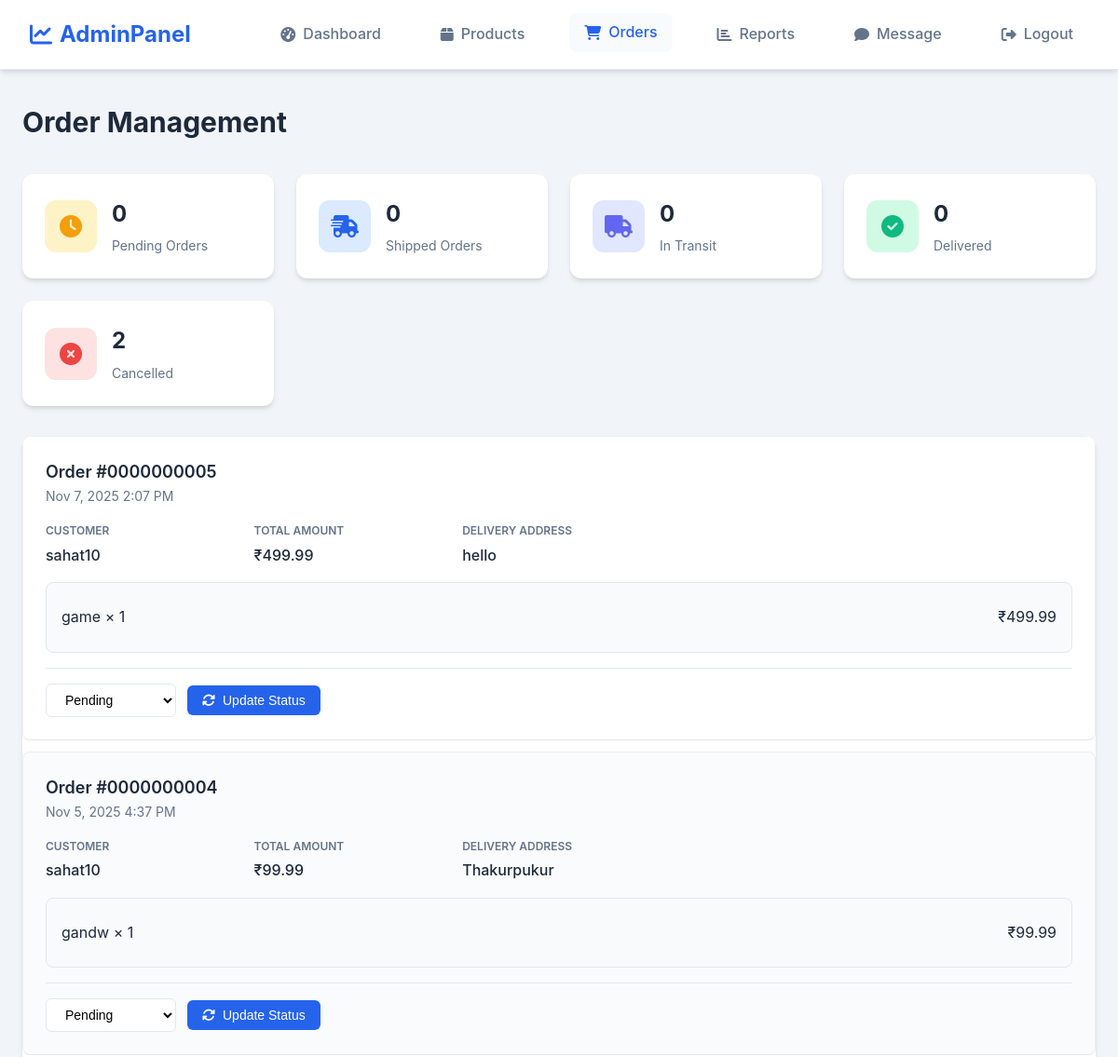
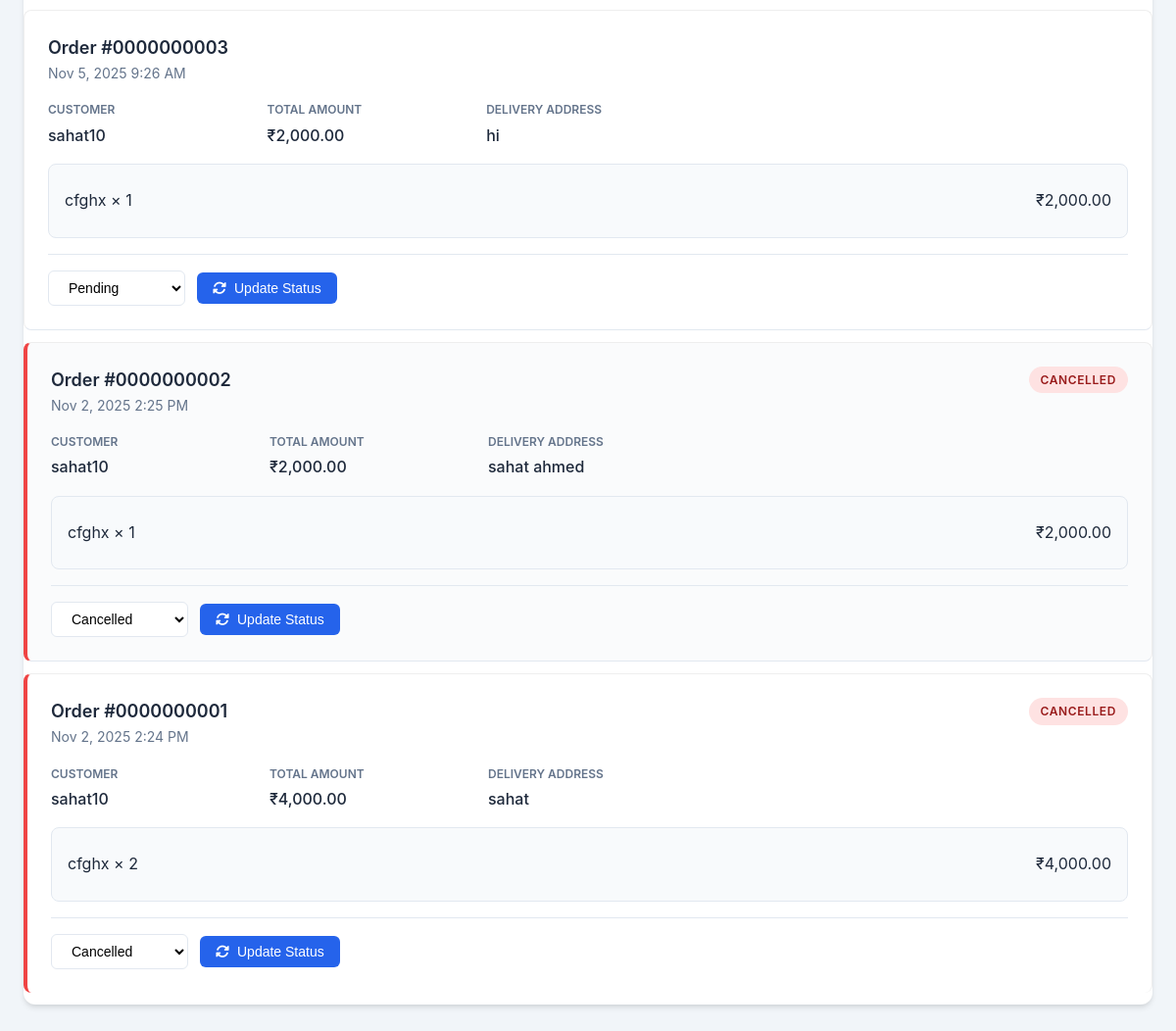
The app's page /admin/orders.php (signed in) with its own data (2 pictures, top to bottom).
### tables this page shows
CREATE TABLE `orders` (
  `order_id` int(11) NOT NULL,
  `user_id` int(11) DEFAULT NULL,
  `order_date` datetime DEFAULT current_timestamp(),
  `total_amount` decimal(10,2) DEFAULT NULL,
  `delivery_address` text DEFAULT NULL,
  `order_status` enum('Pending','Shipped','In Transit','Delivered','Cancelled') DEFAULT 'Pending',
  `payment_method` varchar(20) DEFAULT 'COD'
);

CREATE TABLE `users` (
  `user_id` int(11) NOT NULL,
  `first_name` varchar(50) DEFAULT NULL,
  `last_name` varchar(50) DEFAULT NULL,
  `username` varchar(30) NOT NULL,
  `email` varchar(100) NOT NULL,
  `mobile_number` varchar(15) DEFAULT NULL,
  `password_hash` varchar(255) NOT NULL,
  `registration_date` datetime DEFAULT current_timestamp(),
  `last_login` datetime DEFAULT NULL
);

CREATE TABLE `order_items` (
  `order_item_id` int(11) NOT NULL,
  `order_id` int(11) DEFAULT NULL,
  `product_id` int(11) DEFAULT NULL,
  `quantity` int(11) DEFAULT NULL,
  `unit_price` decimal(10,2) DEFAULT NULL,
  `subtotal` decimal(10,2) DEFAULT NULL
);

CREATE TABLE `products` (
  `product_id` int(11) NOT NULL,
  `product_name` varchar(100) DEFAULT NULL,
  `description` text DEFAULT NULL,
  `price` decimal(10,2) DEFAULT NULL,
  `original_price` int(50) NOT NULL,
  `rating` double NOT NULL,
  `on_sale` tinyint(1) NOT NULL,
  `image_url` varchar(255) DEFAULT NULL,
  `category_id` int(11) DEFAULT NULL,
  `stock_quantity` int(11) DEFAULT 0,
  `created_at` datetime DEFAULT current_timestamp(),
  `updated_at` datetime DEFAULT current_timestamp() ON UPDATE current_timestamp()
);

### includes/db.php (called while the page is built, shortened)
<?php
function esc($s) {
    return htmlspecialchars($s, ENT_QUOTES | ENT_SUBSTITUTE, 'UTF-8');
}
?>

### admin/orders.php (the view, shortened to what this page needs)
<?php
require_once __DIR__ . '/../includes/db.php';
$orders = $mysqli->query("SELECT o.*, u.username FROM orders o LEFT JOIN users u ON o.user_id = u.user_id ORDER BY o.order_date DESC")->fetch_all(MYSQLI_ASSOC);
?>
<!DOCTYPE html>
<html lang="en">
<head>
    <link rel="stylesheet" href="../assets/css/style.css">
    <link rel="stylesheet" href="https://cdnjs.cloudflare.com/ajax/libs/font-awesome/6.4.0/css/all.min.css">
</head>
<body>
<?php include 'navbar.php'; ?>
<main class="container">
    <div class="page-header">
        <h1 class="page-title">Order Management</h1>
    </div>
    <div class="stats-cards">
        <?php
        $status_counts = [
            'Pending' => 0,
            'Shipped' => 0,
            'In Transit' => 0,
            'Delivered' => 0,
            'Cancelled' => 0
        ];
        foreach ($orders as $order) {
            if (isset($status_counts[$order['order_status']])) {
                $status_counts[$order['order_status']]++;
            }
        }
        ?>
        <div class="stat-card pending">
            <div class="stat-icon">
                <i class="fas fa-clock"></i>
            </div>
            <div class="stat-info">
                <h3><?= $status_counts['Pending'] ?></h3>
                <p>Pending Orders</p>
            </div>
        </div>
        <div class="stat-card shipped">
            <div class="stat-icon">
                <i class="fas fa-shipping-fast"></i>
            </div>
            <div class="stat-info">
                <h3><?= $status_counts['Shipped'] ?></h3>
                <p>Shipped Orders</p>
            </div>
        </div>
        <div class="stat-card transit">
            <div class="stat-icon">
                <i class="fas fa-truck"></i>
            </div>
            <div class="stat-info">
                <h3><?= $status_counts['In Transit'] ?></h3>
                <p>In Transit</p>
            </div>
        </div>
        <div class="stat-card delivered">
            <div class="stat-icon">
                <i class="fas fa-check-circle"></i>
            </div>
            <div class="stat-info">
                <h3><?= $status_counts['Delivered'] ?></h3>
                <p>Delivered</p>
            </div>
        </div>
        <div class="stat-card cancelled">
            <div class="stat-icon">
                <i class="fas fa-times-circle"></i>
            </div>
            <div class="stat-info">
                <h3><?= $status_counts['Cancelled'] ?></h3>
                <p>Cancelled</p>
            </div>
        </div>
    </div>
    <div class="orders-list">
        <?php if (empty($orders)): ?>
            <div class="empty-state">
                <i class="fas fa-shopping-cart"></i>
                <h3>No orders found</h3>
                <p>There are no orders to display at the moment.</p>
            </div>
        <?php else: ?>
            <?php foreach ($orders as $index => $o): ?>
                <div class="order-card status-<?= strtolower(str_replace(' ', '-', $o['order_status'])) ?>-card">
                    <div class="order-header">
                        <div>
                            <div class="order-id">Order #<?= str_pad($o['order_id'], 10, '0', STR_PAD_LEFT) ?></div>
                            <div class="order-date"><?= date('M j, Y g:i A', strtotime($o['order_date'])) ?></div>
                        </div>
                        <div class="status-badge status-<?= strtolower(str_replace(' ', '-', $o['order_status'])) ?>">
                            <?= $o['order_status'] ?>
                        </div>
                    </div>
                    <div class="order-meta">
                        <div class="meta-item">
                            <span class="meta-label">Customer</span>
                            <span class="meta-value"><?= esc($o['username']) ?></span>
                        </div>
                        <div class="meta-item">
                            <span class="meta-label">Total Amount</span>
                            <span class="meta-value">₹<?= number_format($o['total_amount'], 2) ?></span>
                        </div>
                        <div class="meta-item">
                            <span class="meta-label">Delivery Address</span>
                            <span class="meta-value"><?= esc($o['delivery_address']) ?></span>
                        </div>
                    </div>
                    <div class="order-items">
                        <?php
                            $si = $mysqli->prepare("SELECT oi.*, p.product_name FROM order_items oi LEFT JOIN products p ON oi.product_id = p.product_id WHERE oi.order_id = ?");
                            $si->bind_param('i', $o['order_id']);
                            $si->execute();
                            $items = $si->get_result();
                        ?>
                        <?php while ($it = $items->fetch_assoc()): ?>
                            <div class="order-item">
                                <span><?= esc($it['product_name']) ?> × <?= $it['quantity'] ?></span>
                                <span>₹<?= number_format($it['subtotal'], 2) ?></span>
                            </div>
                        <?php endwhile; ?>
                    </div>
                    <div class="order-actions">
                        <form method="post" class="status-form">
                            <select name="order_status">
                                <?php foreach (["Pending", "Shipped", "In Transit", "Delivered", "Cancelled"] as $s): ?>
                                    <option value="<?= $s ?>" <?= $s === $o['order_status'] ? 'selected' : '' ?>><?= $s ?></option>
                                <?php endforeach; ?>
                            </select>
                            <button type="submit" name="update_status" class="btn btn-primary">
                                <i class="fas fa-sync-alt"></i> Update Status
                            </button>
                        </form>
                    </div>
                </div>
            <?php endforeach; ?>
        <?php endif; ?>
    </div>
</main>
</body>
</html>

### assets/css/style.css (style rules this page uses)
* { box-sizing:border-box }
body { font-family:Inter, Arial, sans-serif;margin:0;background:#f7f7f7;color:#222 }
.container { max-width:1100px;margin:20px auto;padding:15px }
button { background:#28a745;color:#fff;padding:8px 12px;border:none;border-radius:4px;cursor:pointer }
.order-card, .order-admin { background:#fff;padding:12px;border:1px solid #eee;margin-bottom:12px;border-radius:8px }

### admin/orders.php (style rules this page uses)
:root { --primary: #2563eb; --primary-dark: #1d4ed8; --secondary: #64748b; --success: #10b981; --warning: #f59e0b; --error: #ef4444; --light: #f8fafc; --dark: #1e293b; --border: #e2e8f0; --shadow: 0 4px 6px -1px rgba(0, 0, 0, 0.1), 0 2px 4px -1px rgba(0, 0, 0, 0.06); }
* { margin: 0; padding: 0; box-sizing: border-box; }
body { background: #f1f5f9; font-family: 'Inter', 'Segoe UI', system-ui, sans-serif; color: var(--dark); line-height: 1.6; }
.container { max-width: 1200px; margin: 2rem auto; padding: 0 1.5rem; }
.page-header { display: flex; justify-content: space-between; align-items: center; margin-bottom: 2rem; }
.page-title { font-size: 1.875rem; font-weight: 700; color: var(--dark); }
.stats-cards { display: grid; grid-template-columns: repeat(auto-fill, minmax(240px, 1fr)); gap: 1.5rem; margin-bottom: 2rem; }
.stat-card { background: white; border-radius: 0.75rem; padding: 1.5rem; box-shadow: var(--shadow); display: flex; align-items: center; gap: 1rem; }
.stat-icon { width: 3.5rem; height: 3.5rem; border-radius: 0.75rem; display: flex; align-items: center; justify-content: center; font-size: 1.5rem; }
.pending .stat-icon { background: #fef3c7; color: var(--warning); }
.shipped .stat-icon { background: #dbeafe; color: var(--primary); }
.transit .stat-icon { background: #e0e7ff; color: #6366f1; }
.delivered .stat-icon { background: #d1fae5; color: var(--success); }
.cancelled .stat-icon { background: #fee2e2; color: var(--error); }
.stat-info h3 { font-size: 1.5rem; font-weight: 700; margin-bottom: 0.25rem; }
.stat-info p { color: var(--secondary); font-size: 0.875rem; }
.orders-list { background: white; border-radius: 0.75rem; box-shadow: var(--shadow); overflow: hidden; }
.order-card { padding: 1.5rem; border-bottom: 1px solid var(--border); transition: all 0.3s ease; }
.order-card:nth-child(odd) { background: #ffffff; }
.order-card:nth-child(even) { background: #fafbfc; }
.order-card:last-child { border-bottom: none; }
.order-header { display: flex; justify-content: space-between; align-items: flex-start; margin-bottom: 1rem; }
.order-id { font-weight: 600; color: var(--dark); font-size: 1.125rem; }
.order-date { color: var(--secondary); font-size: 0.875rem; }
.order-meta { display: grid; grid-template-columns: repeat(auto-fill, minmax(200px, 1fr)); gap: 1rem; margin-bottom: 1rem; }
.meta-item { display: flex; flex-direction: column; }
.meta-label { font-size: 0.75rem; color: var(--secondary); text-transform: uppercase; font-weight: 600; margin-bottom: 0.25rem; }
.meta-value { font-weight: 500; }
.order-items { background: var(--light); border-radius: 0.5rem; padding: 1rem; margin: 1rem 0; border: 1px solid var(--border); }
.order-item { display: flex; justify-content: space-between; padding: 0.5rem 0; border-bottom: 1px solid var(--border); }
.order-item:last-child { border-bottom: none; }
.order-actions { display: flex; gap: 1rem; align-items: center; margin-top: 1rem; padding-top: 1rem; border-top: 1px solid var(--border); }
.status-form { display: flex; gap: 0.75rem; align-items: center; }
select { padding: 0.5rem 1rem; border-radius: 0.375rem; border: 1px solid var(--border); background: white; font-size: 0.875rem; font-weight: 500; cursor: pointer; min-width: 140px; transition: all 0.2s; }
.btn { padding: 0.5rem 1rem; border-radius: 0.375rem; font-weight: 500; font-size: 0.875rem; cursor: pointer; border: none; transition: all 0.2s; display: inline-flex; align-items: center; gap: 0.5rem; }
.btn-primary { background: var(--primary); color: white; }
.status-badge { display: inline-flex; align-items: center; padding: 0.25rem 0.75rem; border-radius: 9999px; font-size: 0.75rem; font-weight: 600; text-transform: uppercase; letter-spacing: 0.05em; }
.status-cancelled { background: #fee2e2; color: #991b1b; }
.order-card.status-cancelled-card { border-left: 4px solid var(--error); }

### records on screen
orders: order_id "0000000005", order_date "Nov 7, 2025 2:07 PM", user.username "sahat10", total_amount "499.99", delivery_address "hello"
order_items: product.product_name "game", quantity "1", subtotal "499.99"
orders: order_id "0000000004", order_date "Nov 5, 2025 4:37 PM", user.username "sahat10", total_amount "99.99", delivery_address "Thakurpukur"
order_items: product.product_name "gandw", quantity "1", subtotal "99.99"
orders: order_id "0000000003", order_date "Nov 5, 2025 9:26 AM", user.username "sahat10", total_amount "2,000.00", delivery_address "hi"
order_items: product.product_name "cfghx", quantity "1", subtotal "2,000.00"
orders: order_id "0000000002", order_date "Nov 2, 2025 2:25 PM", order_status "CANCELLED", user.username "sahat10", total_amount "2,000.00", delivery_address "sahat ahmed", order_status "Cancelled"
order_items: product.product_name "cfghx", quantity "1", subtotal "2,000.00"
orders: order_id "0000000001", order_date "Nov 2, 2025 2:24 PM", order_status "CANCELLED", user.username "sahat10", total_amount "4,000.00", delivery_address "sahat", order_status "Cancelled"
order_items: product.product_name "cfghx", quantity "2", subtotal "4,000.00"

### other values on screen
$status_counts['Pending'] "0"
$status_counts['Shipped'] "0"
$status_counts['In Transit'] "0"
$status_counts['Delivered'] "0"
$status_counts['Cancelled'] "2"
form field order_status "Pending"
